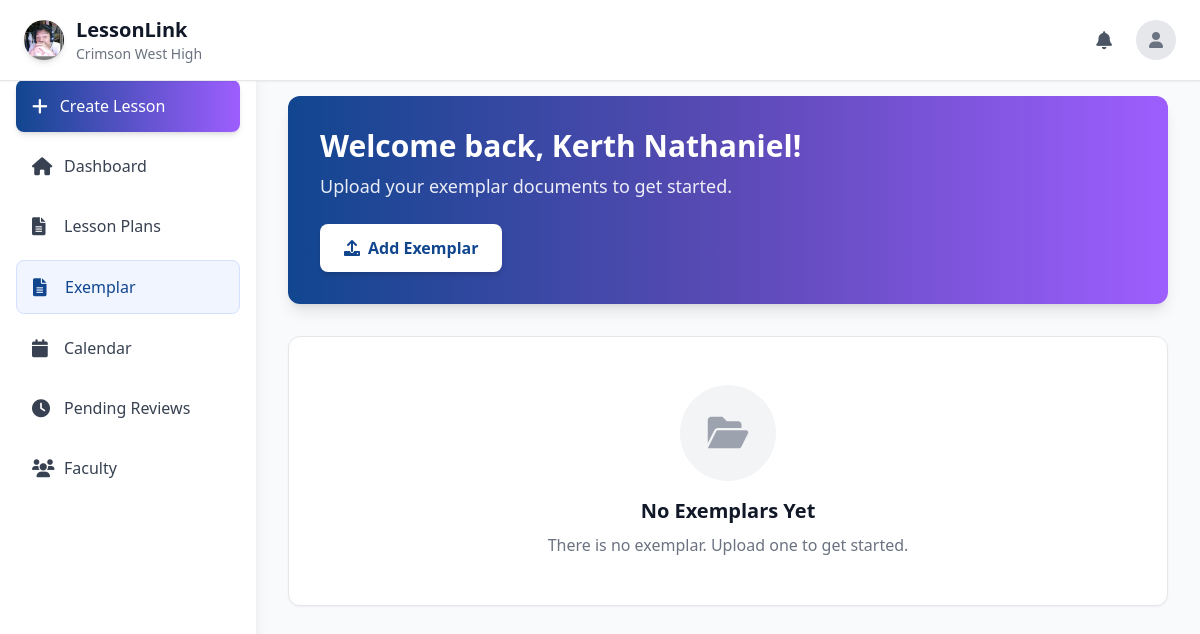
/dep_exemplar/ (signed in), run on the app's committed database.
### lesson/models.py (models this page shows, shortened)
class SchoolRegistration(models.Model):
    STATUS_CHOICES = [
        ('pending', 'Pending Review'),
        ('approved', 'Approved'),
        ('rejected', 'Rejected'),
        ('needs_info', 'Needs Additional Information'),
    ]
    REGION_CHOICES = [
        ('NCR - National Capital Region', 'NCR - National Capital Region'),
        ('Region I - Ilocos Region', 'Region I - Ilocos Region'),
        ('Region II - Cagayan Valley', 'Region II - Cagayan Valley'),
        ('Region III - Central Luzon', 'Region III - Central Luzon'),
        ('Region IV-A - CALABARZON', 'Region IV-A - CALABARZON'),
        ('Region IV-B - MIMAROPA', 'Region IV-B - MIMAROPA'),
        ('Region V - Bicol Region', 'Region V - Bicol Region'),
        ('Region VI - Western Visayas', 'Region VI - Western Visayas'),
        ('Region VII - Central Visayas', 'Region VII - Central Visayas'),
        ('Region VIII - Eastern Visayas', 'Region VIII - Eastern Visayas'),
        ('Region IX - Zamboanga Peninsula', 'Region IX - Zamboanga Peninsula'),
        ('Region X - Northern Mindanao', 'Region X - Northern Mindanao'),
        ('Region XI - Davao Region', 'Region XI - Davao Region'),
        ('Region XII - SOCCSKSARGEN', 'Region XII - SOCCSKSARGEN'),
        ('Region XIII - Caraga', 'Region XIII - Caraga'),
        ('BARMM - Bangsamoro Autonomous Region in Muslim Mindanao', 'BARMM - Bangsamoro Autonomous Region in Muslim Mindanao'),
        ('CAR - Cordillera Administrative Region', 'CAR - Cordillera Administrative Region'),
    ]
    school_name = models.CharField(
        max_length=255,
        verbose_name="Official School Name",
        help_text="Complete official name of the institution"
    )
    school_id = models.CharField(
        max_length=50,
        unique=True,
        verbose_name="School ID / DepEd Code",
        help_text="12-digit DepEd registration code or school identifier"
    )
    year_established = models.PositiveIntegerField(
        verbose_name="Year Established",
        help_text="Year the institution was established",
        null=True,
        blank=True
    )
    school_logo = models.ImageField(
        upload_to='school_logos/',
        blank=True,
        null=True,
        verbose_name="School Logo",
        help_text="Recommended: Square logo, JPG/PNG, max 2MB"
    )
    logo_filename = models.CharField(
        max_length=255,
        blank=True,
        null=True,
        verbose_name="Original Logo Filename"
    )
    password_hash = models.CharField(
        max_length=128,
        blank=True,
        null=True,
        verbose_name="Password Hash",
        help_text="Hashed password for the school administrator account"
    )
    address = models.TextField(
        verbose_name="Complete Address",
        help_text="Street, Barangay, City/Municipality"
    )
    province = models.CharField(
        max_length=100,
        verbose_name="Province"
    )
    region = models.CharField(
        max_length=100,
        choices=REGION_CHOICES,
        verbose_name="Region"
    )
    phone_number = models.CharField(
        max_length=20,
        verbose_name="Phone Number",
        help_text="Main contact phone number"
    )
    email = models.EmailField(
        verbose_name="Email Address",
        help_text="Official school email address"
    )
    website = models.URLField(
        blank=True,
        null=True,
        verbose_name="Website",
        help_text="School's official website"
    )
    facebook_page = models.URLField(
        blank=True,
        null=True,
        verbose_name="Facebook Page",
        help_text="School's official Facebook page"
    )
    contact_person = models.CharField(
        max_length=255,
        verbose_name="Contact Person Name",
        help_text="Primary contact person for system administration"
    )
    position = models.CharField(
        max_length=100,
        verbose_name="Position/Title",
        help_text="Job title of the contact person"
    )
    contact_email = models.EmailField(
        verbose_name="Contact Email",
        help_text="Email address of the contact person"
    )
    contact_phone = models.CharField(
        max_length=20,
        verbose_name="Contact Phone",
        help_text="Phone number of the contact person"
    )
    accuracy = models.BooleanField(
        default=False,
        verbose_name="Information Accuracy Certification",
        help_text="Certifies that all information provided is accurate and complete"
    )
    terms = models.BooleanField(
        default=False,
        verbose_name="Terms and Privacy Agreement",
        help_text="Agreement to Terms of Service and Privacy Policy"
    )
    communications = models.BooleanField(
        default=False,
        verbose_name="Communications Consent",
        help_text="Consent to receive updates about platform features via email"
    )
    status = models.CharField(
        max_length=20,
        choices=STATUS_CHOICES,
        default='pending',
        verbose_name="Registration Status"
    )
    admin_notes = models.TextField(
        blank=True,
        null=True,
        verbose_name="Admin Notes",
        help_text="Internal notes for administrators"
    )
    created_at = models.DateTimeField(
        auto_now_add=True,
        verbose_name="Registration Date"
    )
    updated_at = models.DateTimeField(
        auto_now=True,
        verbose_name="Last Updated"
    )
    processed_at = models.DateTimeField(
        blank=True,
        null=True,
        verbose_name="Processing Date",
        help_text="Date when the registration was processed"
    )
    processed_by = models.ForeignKey(
        User,
        on_delete=models.SET_NULL,
        blank=True,
        null=True,
        verbose_name="Processed By",
        help_text="Administrator who processed this registration"
    )
    class Meta:
        verbose_name = "School Registration"
        verbose_name_plural = "School Registrations"
        ordering = ['-created_at']
        indexes = [
            models.Index(fields=['status']),
            models.Index(fields=['created_at']),
            models.Index(fields=['school_id']),
            models.Index(fields=['region']),
            models.Index(fields=['contact_email']),
        ]

class User(AbstractUser):
    ROLE_CHOICES = [
        ('Student Teacher', 'Student Teacher'),
        ('Teacher', 'Teacher'),
        ('Department Head', 'Department Head'),
        ('Admin', 'Admin'),
    ]
    APPROVAL_STATUS_CHOICES = [
        ('pending', 'Pending'),
        ('approved', 'Approved'),
        ('disapproved', 'Disapproved'),
    ]
    username = None
    email = models.EmailField(unique=True)
    middle_name = models.CharField(max_length=100, blank=True, null=True)
    dob = models.DateField(null=True, blank=True)
    role = models.CharField(max_length=100, choices=ROLE_CHOICES)
    rank = models.CharField(max_length=100)
    department = models.CharField(max_length=100)
    approval_status = models.CharField(
        max_length=20,
        choices=APPROVAL_STATUS_CHOICES,
        default='pending'
    )
    rejection_reason = models.TextField(
        blank=True,
        null=True,
        verbose_name="Reason for Rejection",
        help_text="Explanation provided to student when account was disapproved"
    )
    school = models.ForeignKey(
        "SchoolRegistration",  # reference your school model
        on_delete=models.SET_NULL,
        blank=True,
        null=True,
        related_name="users"
    )
    supervising_teacher = models.ForeignKey(
        'self',
        on_delete=models.SET_NULL,
        blank=True,
        null=True,
        related_name='supervised_student_teachers',
        limit_choices_to={'role': 'Teacher'},  # Only teachers can be supervising teachers
        verbose_name="Supervising Teacher"
    )
    affiliations = models.TextField(blank=True, null=True)
    profile_picture = models.ImageField(
        upload_to='profile_pictures/',
        null=True,
        blank=True,
        help_text="Profile picture for the user"
    )
    USERNAME_FIELD = 'email'
    REQUIRED_FIELDS = ['first_name', 'last_name', 'role', 'rank', 'department']
    objects = CustomUserManager()
    @property
    def full_name(self):
        parts = [self.first_name]
        if self.middle_name:
            parts.append(self.middle_name)
        parts.append(self.last_name)
        return ' '.join(parts).strip()

### lesson/views.py (the view)
# urls.py: path('dep_exemplar/', views.Dep_exemplar, name='Dep_exemplar'),
@login_required
def Dep_exemplar(request):
    user = request.user
    if user.role != "Department Head":
        messages.error(request, "You are not allowed to access this page.")
        return redirect("dashboard")
    return render(request, "Dep_exemplar.html")

### lesson/context_processors.py (called while the page is built)
def user_school_info(request):
    if request.user.is_authenticated:
        try:
            return {
                'user_school': request.user.school,
            }
        except Exception as e:
            print(f"Context processor error: {e}")
            return {}
    return {}

### lesson/templates/Dep_exemplar.html (shortened to what this page needs)
<!DOCTYPE html>
<html lang="en">
<head>
    <script src="https://cdn.tailwindcss.com"></script>
    <link href="https://cdnjs.cloudflare.com/ajax/libs/font-awesome/6.0.0/css/all.min.css" rel="stylesheet">
</head>
<body class="bg-gray-50 min-h-screen">
    <header class="bg-white shadow-sm border-b fixed top-0 left-0 right-0 z-40">
        <div class="flex items-center justify-between px-4 py-3 md:px-6 md:py-4">
            <div class="flex items-center space-x-3 flex-1 md:flex-none">
                {% if user_school and user_school.school_logo %}
                <div class="w-10 h-10 rounded-full overflow-hidden shadow-md">
                    <img src="{{ user_school.school_logo.url }}"
                        alt="{{ user_school.school_name }}"
                        class="w-full h-full object-cover"
                        onerror="this.onerror=null; this.parentElement.classList.add('bg-gradient-to-r', 'from-[#11468F]', 'to-[#9E5EFF]'); this.style.display='none';">
                </div>
                {% else %}
                <div class="w-10 h-10 bg-gradient-to-r from-[#11468F] to-[#9E5EFF] rounded-full shadow-md"></div>
                {% endif %}
                <div class="hidden sm:block">
                    <h1 class="text-xl font-bold text-gray-900">LessonLink</h1>
                    <p class="text-sm text-gray-500 hidden lg:block">
                        {% if user_school %}
                            {{ user_school.school_name }}
                        {% else %}
                            {{ user.email|default:"LessonLink" }}
                        {% endif %}
                    </p>
                </div>
            </div>
            <div class="flex items-center space-x-2 md:space-x-4">
                <div class="relative">
                    <button id="notification-btn"
                        class="relative p-2 text-gray-600 hover:bg-gray-100 rounded-lg transition-colors focus:outline-none focus:ring-2 focus:ring-purple-500 focus:ring-offset-2">
                        <i class="fas fa-bell text-lg"></i>
                    </button>
                </div>
                <div class="relative">
                    <button id="profile-btn"
                        class="w-10 h-10 rounded-full overflow-hidden bg-gray-200 flex items-center justify-center hover:bg-gray-300 transition-colors">
                        {% if user.profile_picture %}
                        <img src="{{ user.profile_picture.url }}"
                            alt="Profile Picture"
                            class="w-full h-full object-cover"
                            id="header-profile-img">
                        {% else %}
                        <i class="fas fa-user text-gray-500" id="header-profile-icon"></i>
                        {% endif %}
                    </button>
                </div>
            </div>
        </div>
    </header>
    <div class="flex pt-16">
        <aside id="sidebar" class="w-64 bg-white shadow-lg h-screen fixed md:static -translate-x-full md:translate-x-0 sidebar-transition z-30 overflow-y-auto">
            <nav class="p-4 space-y-2">
                <a href="{% url 'lesson_ai' %}">
                    <button class="w-full flex items-center space-x-3 px-4 py-3 bg-gradient-to-r from-[#11468F] to-[#9E5EFF] text-white rounded-lg hover:from-[#0d3a7a] hover:to-[#8c4de6] shadow-md">
                        <i class="fas fa-plus text-lg"></i>
                        <span class="font-medium">Create Lesson</span>
                    </button>
                </a>
                <a href="{% url 'Dep_Dash' %}" class="flex items-center space-x-3 px-4 py-3 text-gray-700 hover:bg-[#f0f5ff] rounded-lg transition-colors group">
                    <i class="fas fa-home text-lg w-5 group-hover:text-[#11468F] transition-colors"></i>
                    <span>Dashboard</span>
                </a>
                <a href="{% url 'department_head_drafts' %}" class="flex items-center space-x-3 px-4 py-3 text-gray-700 hover:bg-[#f0f5ff] rounded-lg transition-colors group">
                    <i class="fas fa-file-alt text-lg w-5 group-hover:text-[#11468F] transition-colors"></i>
                    <span>Lesson Plans</span>
                </a>
                <a href="#" class="flex items-center space-x-3 px-4 py-3 text-[#11468F] bg-[#f0f5ff] rounded-lg border border-[#d6e0ff]">
                    <i class="fas fa-file-alt text-lg w-5"></i>
                    <span class="font-medium">Exemplar</span>
                </a>
                <a href="{% url 'dep_calendar' %}" class="flex items-center space-x-3 px-4 py-3 text-gray-700 hover:bg-[#f0f5ff] rounded-lg transition-colors group">
                    <i class="fas fa-calendar text-lg w-5 group-hover:text-[#11468F] transition-colors"></i>
                    <span>Calendar</span>
                </a>
                <a href="{% url 'Dep_Pending' %}" class="flex items-center space-x-3 px-4 py-3 text-gray-700 hover:bg-[#f0f5ff] rounded-lg transition-colors group">
                    <i class="fas fa-clock text-lg w-5 group-hover:text-[#11468F] transition-colors"></i>
                    <span>Pending Reviews</span>
                </a>
                <a href="{% url 'Dep_Faculty' %}" class="flex items-center space-x-3 px-4 py-3 text-gray-700 hover:bg-[#f0f5ff] rounded-lg transition-colors group">
                    <i class="fas fa-users text-lg w-5 group-hover:text-[#11468F] transition-colors"></i>
                    <span>Faculty</span>
                </a>
            </nav>
        </aside>
        <main class="flex-1 p-4 md:p-8">
            <div class="bg-gradient-to-r from-[#11468F] via-[#5a4ab5] to-[#9E5EFF] rounded-xl p-8 shadow-lg mb-8">
                <div class="text-white">
                    <h2 class="text-3xl font-bold mb-2">Welcome back, {{ user.first_name|default:"Viktor Greg" }}!</h2>
                    <p class="text-white/90 text-lg mb-6">Upload your exemplar documents to get started.</p>
                    <label for="file-upload" class="inline-block bg-white text-[#11468F] px-6 py-3 rounded-lg font-semibold hover:bg-gray-50 transition-colors shadow-md cursor-pointer">
                        <i class="fas fa-upload mr-2"></i>Add Exemplar
                    </label>
                </div>
            </div>
            <div id="empty-state" class="bg-white rounded-xl p-12 shadow-sm border border-gray-200 mb-8 text-center">
                <div class="flex flex-col items-center space-y-4">
                    <div class="w-24 h-24 bg-gray-100 rounded-full flex items-center justify-center">
                        <i class="fas fa-folder-open text-gray-400 text-4xl"></i>
                    </div>
                    <div>
                        <h3 class="text-xl font-semibold text-gray-900 mb-2">No Exemplars Yet</h3>
                        <p class="text-gray-500">There is no exemplar. Upload one to get started.</p>
                    </div>
                </div>
            </div>
        </main>
    </div>
</body>
</html>

### lesson/templates/Dep_exemplar.html (style rules this page uses)
.sidebar-transition { transition: transform 0.3s cubic-bezier(0.4, 0, 0.2, 1); }

### data on the page
SchoolRegistration: school_logo (picture), school_name "Crimson West High"
User: first_name "Kerth Nathaniel"
